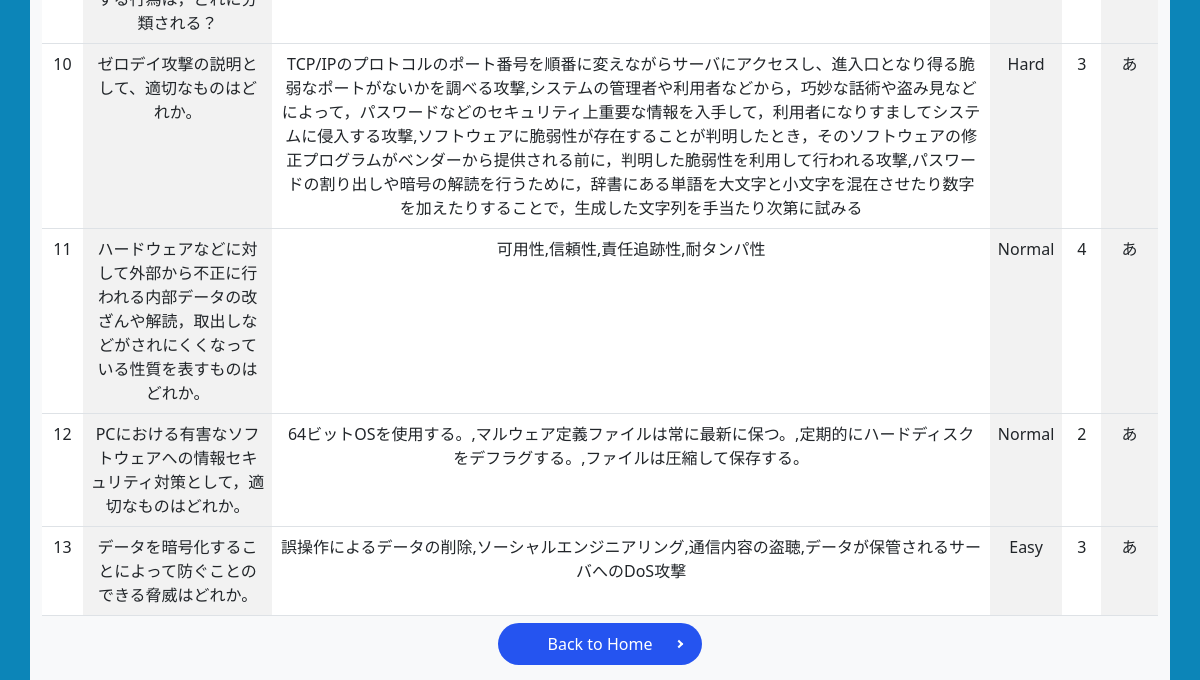
Before: /questions_user (lower part) with the older database file.
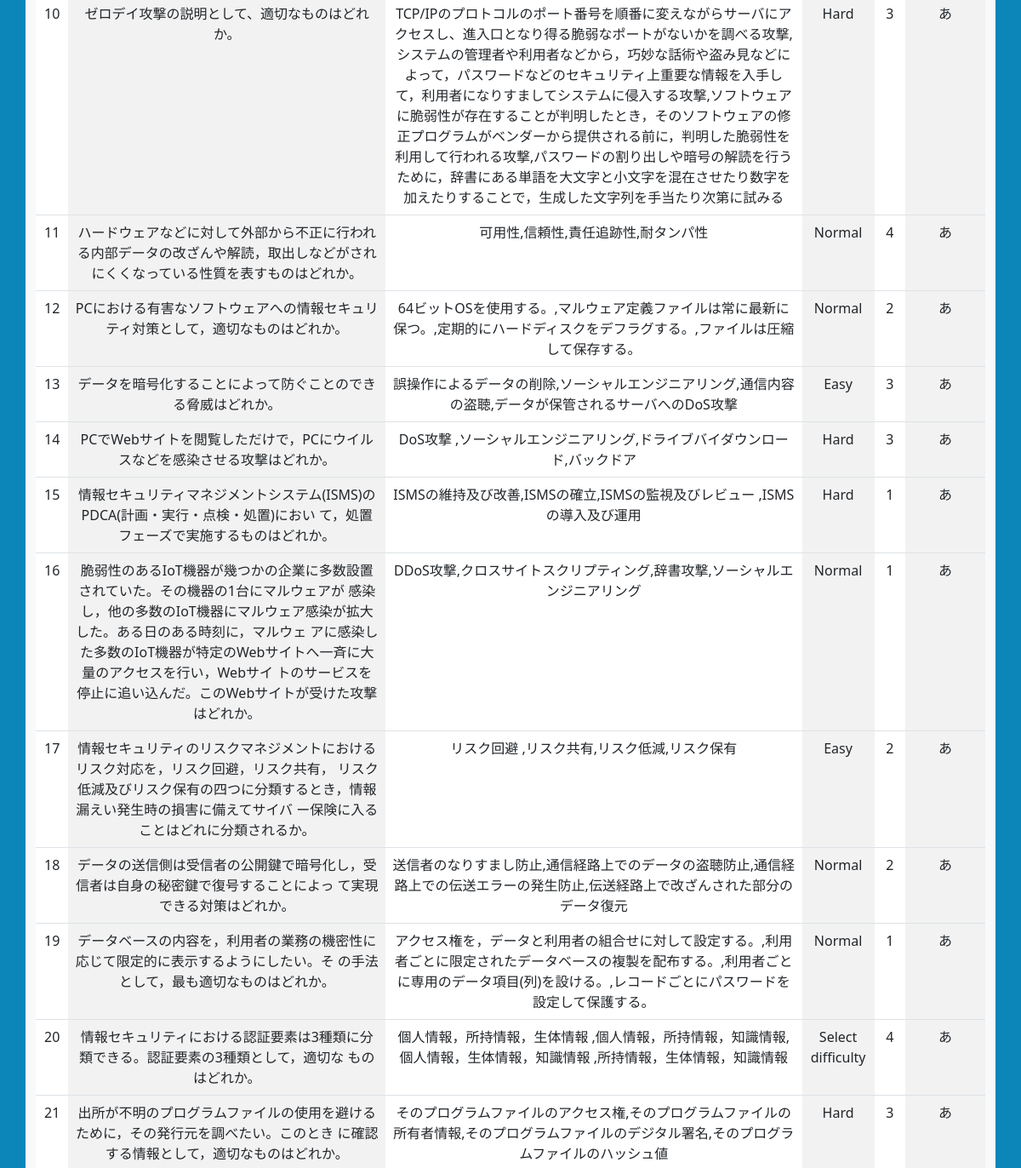
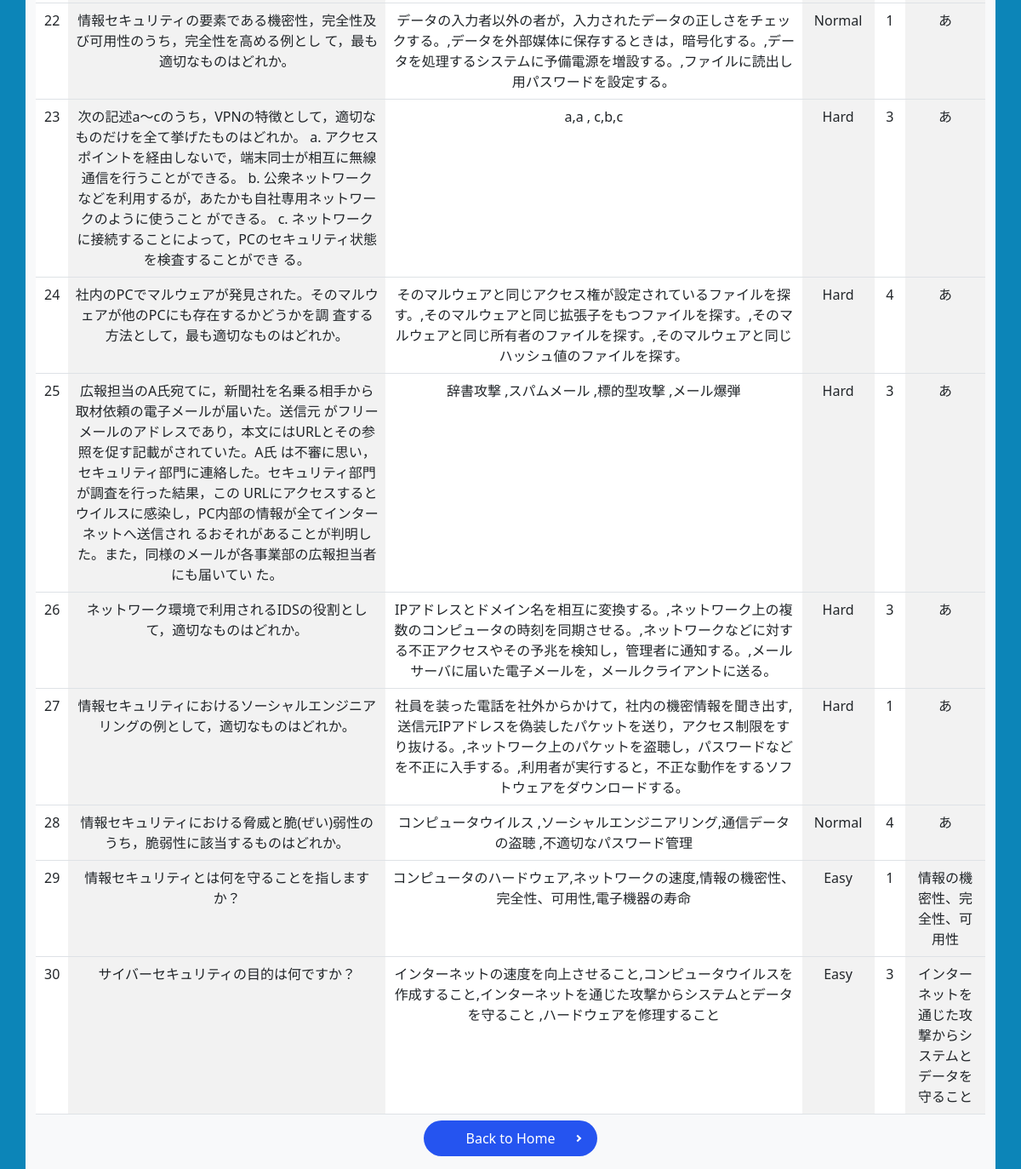
After: the same page with the newer database file (2 pictures, top to bottom).
### app.py (models this page shows)
class Question(db.Model):
    id = db.Column(db.Integer, primary_key=True)
    text = db.Column(db.Text, nullable=False)
    choices = db.Column(db.Text, nullable=False)
    difficulty = db.Column(db.String(50), nullable=False)
    correct_choice = db.Column(db.Integer, nullable=False)
    explain = db.Column(db.Text, nullable=True)

### app.py (the view)
@app.route("/questions_user")
def list_questions():
    questions = Question.query.all()
    number = 0
    numque =[]
    for question in questions:
        number = number + 1
        numque.append((number,question))
    return render_template("user/question_list.html", numque=numque)

### templates/user/question_list.html (shortened to what this page needs)
{% extends 'base.html' %}
{% block body %}
<link rel="stylesheet" href="../../static/css/background.css">
<link rel="stylesheet" href="../../static/css/yajirusi_button.css">
<br>
<br>
<div class="container-sm bg-light text-center" style="width: 1600px;">
    <table class="table table-striped-columns">
        <tbody>
            {% for number,question in numque %}
            <tr>
                <td>{{ number }}</td>
                <td>{{ question.text }}</td>
                <td>{{ question.choices }}</td>
                <td>{{ question.difficulty }}</td>
                <td>{{ question.correct_choice }}</td>
                <td>{{ question.explain }}</td>
            </tr>
            {% endfor %}
        </tbody>
    </table>
    <div class="">
        <a href="/user" class="button mb_top">Back to Home</a>
    </div><br>
</div>
{% endblock %}

### templates/base.html (shortened to what this page needs)
<!DOCTYPE html>
<html lang="ja">
<head>
  <link rel="stylesheet" href="{{ url_for('static', filename='css/bootstrap.min.css') }}" />
  <link rel="stylesheet" href="../static/css/background.css">
</head>
<body>
  {% block body %}{% endblock %}
</body>
</html>

### static/css/background.css (style rules this page uses)
a { color: #000000; }
html,body { height: 100%; }
.mb_top { margin-top: 5em; }

### static/css/yajirusi_button.css (style rules this page uses)
.button { position: relative; padding: 10px 50px; color: #fff; border-radius: 50vh; background-color: #2554f0; text-decoration: none; }
.button::after { content: ''; position: absolute; right: 20px; top: 50%; width: 6px; height: 6px; border-top: 2px solid #fff; border-right: 2px solid #fff; transform: translate(0, -50%) rotate(45deg); }

Changed rows visible on the page:
added Question: id "14", text "PCでWebサイトを閲覧しただけで，PCにウイルスなどを感染させる攻撃はどれか。", choices "DoS攻撃 ,ソーシャルエンジニアリング,ドライブバイダウンロード,バックドア", difficulty "Hard", correct_choice "3", explain "あ"
added Question: id "15", text "情報セキュリティマネジメントシステム(ISMS)のPDCA(計画・実行・点検・処置)におい て，処置フェーズで実施するものはどれか。", choices "ISMSの維持及び改善,ISMSの確立,ISMSの監視及びレビュー ,ISMSの導入及び運用", difficulty "Hard", correct_choice "1", explain "あ"
added Question: id "16", text "脆弱性のあるIoT機器が幾つかの企業に多数設置されていた。その機器の1台にマルウェアが 感染し，他の多数のIoT機器にマルウェア感染が拡大した。ある日のある時刻に，マルウェ アに感染した多数のIoT機器が特定のWebサイトへ一斉に大量のアクセスを行い，Webサイ トのサービスを停止に追い込んだ。このWebサイトが受けた攻撃はどれか。", choices "DDoS攻撃,クロスサイトスクリプティング,辞書攻撃,ソーシャルエンジニアリング", difficulty "Normal", correct_choice "1", explain "あ"
added Question: id "17", text "情報セキュリティのリスクマネジメントにおけるリスク対応を，リスク回避，リスク共有， リスク低減及びリスク保有の四つに分類するとき，情報漏えい発生時の損害に備えてサイバ ー保険に入ることはどれに分類されるか。", choices "リスク回避 ,リスク共有,リスク低減,リスク保有", difficulty "Easy", correct_choice "2", explain "あ"
added Question: id "18", text "データの送信側は受信者の公開鍵で暗号化し，受信者は自身の秘密鍵で復号することによっ て実現できる対策はどれか。", choices "送信者のなりすまし防止,通信経路上でのデータの盗聴防止,通信経路上での伝送エラーの発生防止,伝送経路上で改ざんされた部分のデータ復元", difficulty "Normal", correct_choice "2", explain "あ"
added Question: id "19", text "データベースの内容を，利用者の業務の機密性に応じて限定的に表示するようにしたい。そ の手法として，最も適切なものはどれか。", choices "アクセス権を，データと利用者の組合せに対して設定する。,利用者ごとに限定されたデータベースの複製を配布する。,利用者ごとに専用のデータ項目(列)を設ける。,レコードごとにパスワードを設定して保護する。", difficulty "Normal", correct_choice "1", explain "あ"
added Question: id "20", text "情報セキュリティにおける認証要素は3種類に分類できる。認証要素の3種類として，適切な ものはどれか。", choices "個人情報，所持情報，生体情報 ,個人情報，所持情報，知識情報,個人情報，生体情報，知識情報 ,所持情報，生体情報，知識情報", difficulty "Select difficulty", correct_choice "4", explain "あ"
added Question: id "21", text "出所が不明のプログラムファイルの使用を避けるために，その発行元を調べたい。このとき に確認する情報として，適切なものはどれか。", choices "そのプログラムファイルのアクセス権,そのプログラムファイルの所有者情報,そのプログラムファイルのデジタル署名,そのプログラムファイルのハッシュ値", difficulty "Hard", correct_choice "3", explain "あ"
added Question: id "22", text "情報セキュリティの要素である機密性，完全性及び可用性のうち，完全性を高める例とし て，最も適切なものはどれか。", choices "データの入力者以外の者が，入力されたデータの正しさをチェックする。,データを外部媒体に保存するときは，暗号化する。,データを処理するシステムに予備電源を増設する。,ファイルに読出し用パスワードを設定する。", difficulty "Normal", correct_choice "1", explain "あ"
added Question: id "23", text "次の記述a～cのうち，VPNの特徴として，適切なものだけを全て挙げたものはどれか。 a. アクセスポイントを経由しないで，端末同士が相互に無線通信を行うことができる。 b. 公衆ネットワークなどを利用するが，あたかも自社専用ネットワークのように使うこと ができる。 c. ネットワークに接続することによって，PCのセキュリティ状態を検査することができ る。", choices "a,a , c,b,c", difficulty "Hard", correct_choice "3", explain "あ"
added Question: id "24", text "社内のPCでマルウェアが発見された。そのマルウェアが他のPCにも存在するかどうかを調 査する方法として，最も適切なものはどれか。", choices "そのマルウェアと同じアクセス権が設定されているファイルを探す。,そのマルウェアと同じ拡張子をもつファイルを探す。,そのマルウェアと同じ所有者のファイルを探す。,そのマルウェアと同じハッシュ値のファイルを探す。", difficulty "Hard", correct_choice "4", explain "あ"
added Question: id "25", text "広報担当のA氏宛てに，新聞社を名乗る相手から取材依頼の電子メールが届いた。送信元 がフリーメールのアドレスであり，本文にはURLとその参照を促す記載がされていた。A氏 は不審に思い，セキュリティ部門に連絡した。セキュリティ部門が調査を行った結果，この URLにアクセスするとウイルスに感染し，PC内部の情報が全てインターネットへ送信され るおそれがあることが判明した。また，同様のメールが各事業部の広報担当者にも届いてい た。", choices "辞書攻撃 ,スパムメール ,標的型攻撃 ,メール爆弾", difficulty "Hard", correct_choice "3", explain "あ"
added Question: id "26", text "ネットワーク環境で利用されるIDSの役割として，適切なものはどれか。", choices "IPアドレスとドメイン名を相互に変換する。,ネットワーク上の複数のコンピュータの時刻を同期させる。,ネットワークなどに対する不正アクセスやその予兆を検知し，管理者に通知する。,メールサーバに届いた電子メールを，メールクライアントに送る。", difficulty "Hard", correct_choice "3", explain "あ"
added Question: id "27", text "情報セキュリティにおけるソーシャルエンジニアリングの例として，適切なものはどれか。", choices "社員を装った電話を社外からかけて，社内の機密情報を聞き出す,送信元IPアドレスを偽装したパケットを送り，アクセス制限をすり抜ける。,ネットワーク上のパケットを盗聴し，パスワードなどを不正に入手する。,利用者が実行すると，不正な動作をするソフトウェアをダウンロードする。", difficulty "Hard", correct_choice "1", explain "あ"
added Question: id "28", text "情報セキュリティにおける脅威と脆(ぜい)弱性のうち，脆弱性に該当するものはどれか。", choices "コンピュータウイルス ,ソーシャルエンジニアリング,通信データの盗聴 ,不適切なパスワード管理", difficulty "Normal", correct_choice "4", explain "あ"
added Question: id "29", text "情報セキュリティとは何を守ることを指しますか？", choices "コンピュータのハードウェア,ネットワークの速度,情報の機密性、完全性、可用性,電子機器の寿命", difficulty "Easy", correct_choice "1", explain "情報の機密性、完全性、可用性"
added Question: id "30", text "サイバーセキュリティの目的は何ですか？", choices "インターネットの速度を向上させること,コンピュータウイルスを作成すること,インターネットを通じた攻撃からシステムとデータを守ること ,ハードウェアを修理すること", difficulty "Easy", correct_choice "3", explain "インターネットを通じた攻撃からシステムとデータを守ること"
